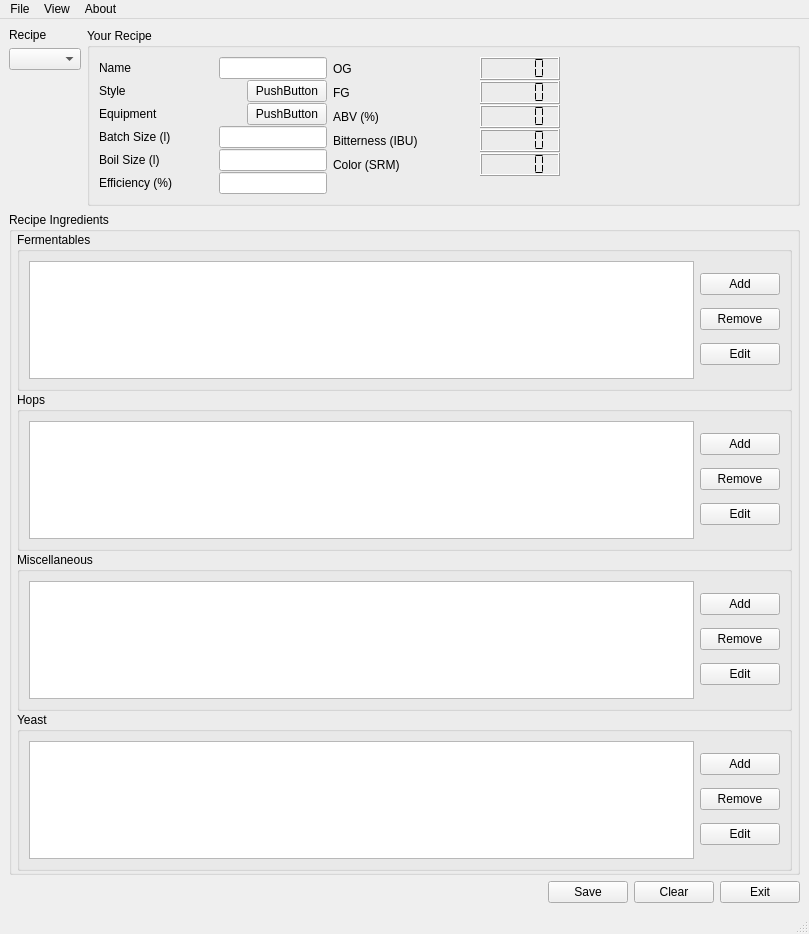
<ui version="4.0" >
 <class>mainWindow</class>
 <widget class="QMainWindow" name="mainWindow" >
  <property name="geometry" >
   <rect>
    <x>0</x>
    <y>0</y>
    <width>809</width>
    <height>934</height>
   </rect>
  </property>
  <property name="windowTitle" >
   <string>Brewtarget - 1.0a</string>
  </property>
  <widget class="QWidget" name="centralwidget" >
   <property name="geometry" >
    <rect>
     <x>0</x>
     <y>26</y>
     <width>809</width>
     <height>885</height>
    </rect>
   </property>
   <layout class="QVBoxLayout" name="verticalLayout_9" >
    <item>
     <layout class="QHBoxLayout" name="horizontalLayout_18" >
      <item>
       <layout class="QVBoxLayout" name="verticalLayout_8" >
        <item>
         <widget class="QLabel" name="label_12" >
          <property name="text" >
           <string>Recipe</string>
          </property>
         </widget>
        </item>
        <item>
         <widget class="RecipeComboBox" name="recipeComboBox" />
        </item>
        <item>
         <spacer name="verticalSpacer_2" >
          <property name="orientation" >
           <enum>Qt::Vertical</enum>
          </property>
          <property name="sizeHint" stdset="0" >
           <size>
            <width>20</width>
            <height>40</height>
           </size>
          </property>
         </spacer>
        </item>
       </layout>
      </item>
      <item>
       <widget class="QGroupBox" name="groupBox" >
        <property name="title" >
         <string>Your Recipe</string>
        </property>
        <layout class="QHBoxLayout" name="horizontalLayout_12" >
         <item>
          <layout class="QVBoxLayout" name="verticalLayout_2" >
           <property name="spacing" >
            <number>1</number>
           </property>
           <item>
            <layout class="QHBoxLayout" name="horizontalLayout" >
             <item>
              <widget class="QLabel" name="label" >
               <property name="sizePolicy" >
                <sizepolicy vsizetype="Preferred" hsizetype="Expanding" >
                 <horstretch>20</horstretch>
                 <verstretch>0</verstretch>
                </sizepolicy>
               </property>
               <property name="text" >
                <string>Name</string>
               </property>
              </widget>
             </item>
             <item>
              <widget class="QLineEdit" name="lineEdit_name" >
               <property name="sizePolicy" >
                <sizepolicy vsizetype="Preferred" hsizetype="Minimum" >
                 <horstretch>0</horstretch>
                 <verstretch>0</verstretch>
                </sizepolicy>
               </property>
               <property name="minimumSize" >
                <size>
                 <width>80</width>
                 <height>0</height>
                </size>
               </property>
              </widget>
             </item>
            </layout>
           </item>
           <item>
            <layout class="QHBoxLayout" name="horizontalLayout_2" >
             <item>
              <widget class="QLabel" name="label_2" >
               <property name="sizePolicy" >
                <sizepolicy vsizetype="Preferred" hsizetype="Preferred" >
                 <horstretch>20</horstretch>
                 <verstretch>0</verstretch>
                </sizepolicy>
               </property>
               <property name="text" >
                <string>Style</string>
               </property>
              </widget>
             </item>
             <item>
              <widget class="QPushButton" name="pushButton_style" >
               <property name="sizePolicy" >
                <sizepolicy vsizetype="Fixed" hsizetype="Expanding" >
                 <horstretch>0</horstretch>
                 <verstretch>0</verstretch>
                </sizepolicy>
               </property>
               <property name="text" >
                <string>PushButton</string>
               </property>
              </widget>
             </item>
            </layout>
           </item>
           <item>
            <layout class="QHBoxLayout" name="horizontalLayout_3" >
             <item>
              <widget class="QLabel" name="label_3" >
               <property name="sizePolicy" >
                <sizepolicy vsizetype="Preferred" hsizetype="Preferred" >
                 <horstretch>20</horstretch>
                 <verstretch>0</verstretch>
                </sizepolicy>
               </property>
               <property name="text" >
                <string>Equipment</string>
               </property>
              </widget>
             </item>
             <item>
              <widget class="QPushButton" name="pushButton_equipment" >
               <property name="sizePolicy" >
                <sizepolicy vsizetype="Fixed" hsizetype="Expanding" >
                 <horstretch>0</horstretch>
                 <verstretch>0</verstretch>
                </sizepolicy>
               </property>
               <property name="text" >
                <string>PushButton</string>
               </property>
              </widget>
             </item>
            </layout>
           </item>
           <item>
            <layout class="QHBoxLayout" name="horizontalLayout_4" >
             <item>
              <widget class="QLabel" name="label_4" >
               <property name="sizePolicy" >
                <sizepolicy vsizetype="Preferred" hsizetype="MinimumExpanding" >
                 <horstretch>20</horstretch>
                 <verstretch>0</verstretch>
                </sizepolicy>
               </property>
               <property name="text" >
                <string>Batch Size (l)</string>
               </property>
              </widget>
             </item>
             <item>
              <widget class="QLineEdit" name="lineEdit_batchSize" >
               <property name="sizePolicy" >
                <sizepolicy vsizetype="Preferred" hsizetype="Minimum" >
                 <horstretch>0</horstretch>
                 <verstretch>0</verstretch>
                </sizepolicy>
               </property>
               <property name="minimumSize" >
                <size>
                 <width>80</width>
                 <height>0</height>
                </size>
               </property>
              </widget>
             </item>
            </layout>
           </item>
           <item>
            <layout class="QHBoxLayout" name="horizontalLayout_5" >
             <item>
              <widget class="QLabel" name="label_5" >
               <property name="sizePolicy" >
                <sizepolicy vsizetype="Preferred" hsizetype="MinimumExpanding" >
                 <horstretch>20</horstretch>
                 <verstretch>0</verstretch>
                </sizepolicy>
               </property>
               <property name="text" >
                <string>Boil Size (l)</string>
               </property>
              </widget>
             </item>
             <item>
              <widget class="QLineEdit" name="lineEdit_boilSize" >
               <property name="sizePolicy" >
                <sizepolicy vsizetype="Preferred" hsizetype="Minimum" >
                 <horstretch>0</horstretch>
                 <verstretch>0</verstretch>
                </sizepolicy>
               </property>
               <property name="minimumSize" >
                <size>
                 <width>80</width>
                 <height>0</height>
                </size>
               </property>
              </widget>
             </item>
            </layout>
           </item>
           <item>
            <layout class="QHBoxLayout" name="horizontalLayout_6" >
             <item>
              <widget class="QLabel" name="label_6" >
               <property name="sizePolicy" >
                <sizepolicy vsizetype="Preferred" hsizetype="MinimumExpanding" >
                 <horstretch>20</horstretch>
                 <verstretch>0</verstretch>
                </sizepolicy>
               </property>
               <property name="text" >
                <string>Efficiency (%)</string>
               </property>
              </widget>
             </item>
             <item>
              <widget class="QLineEdit" name="lineEdit_efficiency" >
               <property name="sizePolicy" >
                <sizepolicy vsizetype="Preferred" hsizetype="Minimum" >
                 <horstretch>0</horstretch>
                 <verstretch>0</verstretch>
                </sizepolicy>
               </property>
               <property name="minimumSize" >
                <size>
                 <width>80</width>
                 <height>0</height>
                </size>
               </property>
              </widget>
             </item>
            </layout>
           </item>
          </layout>
         </item>
         <item>
          <layout class="QVBoxLayout" name="verticalLayout" >
           <property name="spacing" >
            <number>1</number>
           </property>
           <item>
            <layout class="QHBoxLayout" name="horizontalLayout_7" >
             <item>
              <widget class="QLabel" name="label_7" >
               <property name="sizePolicy" >
                <sizepolicy vsizetype="Preferred" hsizetype="MinimumExpanding" >
                 <horstretch>0</horstretch>
                 <verstretch>0</verstretch>
                </sizepolicy>
               </property>
               <property name="minimumSize" >
                <size>
                 <width>20</width>
                 <height>0</height>
                </size>
               </property>
               <property name="text" >
                <string>OG</string>
               </property>
              </widget>
             </item>
             <item>
              <widget class="QLCDNumber" name="lcdNumber_og" >
               <property name="sizePolicy" >
                <sizepolicy vsizetype="Minimum" hsizetype="Minimum" >
                 <horstretch>0</horstretch>
                 <verstretch>0</verstretch>
                </sizepolicy>
               </property>
               <property name="minimumSize" >
                <size>
                 <width>80</width>
                 <height>0</height>
                </size>
               </property>
               <property name="segmentStyle" >
                <enum>QLCDNumber::Flat</enum>
               </property>
              </widget>
             </item>
            </layout>
           </item>
           <item>
            <layout class="QHBoxLayout" name="horizontalLayout_8" >
             <item>
              <widget class="QLabel" name="label_8" >
               <property name="sizePolicy" >
                <sizepolicy vsizetype="Preferred" hsizetype="MinimumExpanding" >
                 <horstretch>0</horstretch>
                 <verstretch>0</verstretch>
                </sizepolicy>
               </property>
               <property name="minimumSize" >
                <size>
                 <width>20</width>
                 <height>0</height>
                </size>
               </property>
               <property name="text" >
                <string>FG</string>
               </property>
              </widget>
             </item>
             <item>
              <widget class="QLCDNumber" name="lcdNumber_fg" >
               <property name="sizePolicy" >
                <sizepolicy vsizetype="Minimum" hsizetype="Minimum" >
                 <horstretch>0</horstretch>
                 <verstretch>0</verstretch>
                </sizepolicy>
               </property>
               <property name="minimumSize" >
                <size>
                 <width>80</width>
                 <height>0</height>
                </size>
               </property>
               <property name="segmentStyle" >
                <enum>QLCDNumber::Flat</enum>
               </property>
              </widget>
             </item>
            </layout>
           </item>
           <item>
            <layout class="QHBoxLayout" name="horizontalLayout_9" >
             <item>
              <widget class="QLabel" name="label_9" >
               <property name="sizePolicy" >
                <sizepolicy vsizetype="Preferred" hsizetype="MinimumExpanding" >
                 <horstretch>0</horstretch>
                 <verstretch>0</verstretch>
                </sizepolicy>
               </property>
               <property name="minimumSize" >
                <size>
                 <width>20</width>
                 <height>0</height>
                </size>
               </property>
               <property name="text" >
                <string>ABV (%)</string>
               </property>
              </widget>
             </item>
             <item>
              <widget class="QLCDNumber" name="lcdNumber_abv" >
               <property name="sizePolicy" >
                <sizepolicy vsizetype="Minimum" hsizetype="Minimum" >
                 <horstretch>0</horstretch>
                 <verstretch>0</verstretch>
                </sizepolicy>
               </property>
               <property name="minimumSize" >
                <size>
                 <width>80</width>
                 <height>0</height>
                </size>
               </property>
               <property name="segmentStyle" >
                <enum>QLCDNumber::Flat</enum>
               </property>
              </widget>
             </item>
            </layout>
           </item>
           <item>
            <layout class="QHBoxLayout" name="horizontalLayout_10" >
             <item>
              <widget class="QLabel" name="label_10" >
               <property name="sizePolicy" >
                <sizepolicy vsizetype="Preferred" hsizetype="MinimumExpanding" >
                 <horstretch>0</horstretch>
                 <verstretch>0</verstretch>
                </sizepolicy>
               </property>
               <property name="minimumSize" >
                <size>
                 <width>20</width>
                 <height>0</height>
                </size>
               </property>
               <property name="text" >
                <string>Bitterness (IBU)</string>
               </property>
              </widget>
             </item>
             <item>
              <widget class="QLCDNumber" name="lcdNumber_ibu" >
               <property name="sizePolicy" >
                <sizepolicy vsizetype="Minimum" hsizetype="Minimum" >
                 <horstretch>0</horstretch>
                 <verstretch>0</verstretch>
                </sizepolicy>
               </property>
               <property name="minimumSize" >
                <size>
                 <width>80</width>
                 <height>0</height>
                </size>
               </property>
               <property name="segmentStyle" >
                <enum>QLCDNumber::Flat</enum>
               </property>
              </widget>
             </item>
            </layout>
           </item>
           <item>
            <layout class="QHBoxLayout" name="horizontalLayout_11" >
             <item>
              <widget class="QLabel" name="label_11" >
               <property name="sizePolicy" >
                <sizepolicy vsizetype="Preferred" hsizetype="MinimumExpanding" >
                 <horstretch>0</horstretch>
                 <verstretch>0</verstretch>
                </sizepolicy>
               </property>
               <property name="minimumSize" >
                <size>
                 <width>20</width>
                 <height>0</height>
                </size>
               </property>
               <property name="text" >
                <string>Color (SRM)</string>
               </property>
              </widget>
             </item>
             <item>
              <widget class="QLCDNumber" name="lcdNumber_srm" >
               <property name="sizePolicy" >
                <sizepolicy vsizetype="Minimum" hsizetype="Minimum" >
                 <horstretch>0</horstretch>
                 <verstretch>0</verstretch>
                </sizepolicy>
               </property>
               <property name="minimumSize" >
                <size>
                 <width>80</width>
                 <height>0</height>
                </size>
               </property>
               <property name="segmentStyle" >
                <enum>QLCDNumber::Flat</enum>
               </property>
              </widget>
             </item>
            </layout>
           </item>
           <item>
            <spacer name="verticalSpacer" >
             <property name="orientation" >
              <enum>Qt::Vertical</enum>
             </property>
             <property name="sizeHint" stdset="0" >
              <size>
               <width>20</width>
               <height>40</height>
              </size>
             </property>
            </spacer>
           </item>
          </layout>
         </item>
         <item>
          <spacer name="horizontalSpacer" >
           <property name="orientation" >
            <enum>Qt::Horizontal</enum>
           </property>
           <property name="sizeHint" stdset="0" >
            <size>
             <width>40</width>
             <height>20</height>
            </size>
           </property>
          </spacer>
         </item>
        </layout>
       </widget>
      </item>
     </layout>
    </item>
    <item>
     <widget class="QGroupBox" name="groupBox_2" >
      <property name="title" >
       <string>Recipe Ingredients</string>
      </property>
      <layout class="QVBoxLayout" name="verticalLayout_7" >
       <property name="spacing" >
        <number>1</number>
       </property>
       <property name="leftMargin" >
        <number>5</number>
       </property>
       <property name="topMargin" >
        <number>0</number>
       </property>
       <property name="rightMargin" >
        <number>5</number>
       </property>
       <property name="bottomMargin" >
        <number>1</number>
       </property>
       <item>
        <widget class="QGroupBox" name="groupBox_3" >
         <property name="title" >
          <string>Fermentables</string>
         </property>
         <layout class="QHBoxLayout" name="horizontalLayout_13" >
          <item>
           <widget class="FermentableTableWidget" name="fermentableTable" >
            <property name="sizePolicy" >
             <sizepolicy vsizetype="Expanding" hsizetype="Expanding" >
              <horstretch>0</horstretch>
              <verstretch>0</verstretch>
             </sizepolicy>
            </property>
            <property name="minimumSize" >
             <size>
              <width>0</width>
              <height>20</height>
             </size>
            </property>
           </widget>
          </item>
          <item>
           <layout class="QVBoxLayout" name="verticalLayout_3" >
            <property name="spacing" >
             <number>1</number>
            </property>
            <item>
             <widget class="QPushButton" name="pushButton_addFerm" >
              <property name="text" >
               <string>Add</string>
              </property>
             </widget>
            </item>
            <item>
             <widget class="QPushButton" name="pushButton_removeFerm" >
              <property name="text" >
               <string>Remove</string>
              </property>
             </widget>
            </item>
            <item>
             <widget class="QPushButton" name="pushButton_editFerm" >
              <property name="text" >
               <string>Edit</string>
              </property>
             </widget>
            </item>
           </layout>
          </item>
         </layout>
        </widget>
       </item>
       <item>
        <widget class="QGroupBox" name="groupBox_4" >
         <property name="title" >
          <string>Hops</string>
         </property>
         <layout class="QHBoxLayout" name="horizontalLayout_14" >
          <item>
           <widget class="HopTableWidget" name="hopTable" />
          </item>
          <item>
           <layout class="QVBoxLayout" name="verticalLayout_4" >
            <property name="spacing" >
             <number>1</number>
            </property>
            <item>
             <widget class="QPushButton" name="pushButton_addHop" >
              <property name="text" >
               <string>Add</string>
              </property>
             </widget>
            </item>
            <item>
             <widget class="QPushButton" name="pushButton_removeHop" >
              <property name="text" >
               <string>Remove</string>
              </property>
             </widget>
            </item>
            <item>
             <widget class="QPushButton" name="pushButton_editHop" >
              <property name="text" >
               <string>Edit</string>
              </property>
             </widget>
            </item>
           </layout>
          </item>
         </layout>
        </widget>
       </item>
       <item>
        <widget class="QGroupBox" name="groupBox_5" >
         <property name="title" >
          <string>Miscellaneous</string>
         </property>
         <layout class="QHBoxLayout" name="horizontalLayout_15" >
          <item>
           <widget class="MiscTableWidget" name="miscTable" />
          </item>
          <item>
           <layout class="QVBoxLayout" name="verticalLayout_5" >
            <property name="spacing" >
             <number>1</number>
            </property>
            <item>
             <widget class="QPushButton" name="pushButton_addMisc" >
              <property name="text" >
               <string>Add</string>
              </property>
             </widget>
            </item>
            <item>
             <widget class="QPushButton" name="pushButton_removeMisc" >
              <property name="text" >
               <string>Remove</string>
              </property>
             </widget>
            </item>
            <item>
             <widget class="QPushButton" name="pushButton_editMisc" >
              <property name="text" >
               <string>Edit</string>
              </property>
             </widget>
            </item>
           </layout>
          </item>
         </layout>
        </widget>
       </item>
       <item>
        <widget class="QGroupBox" name="groupBox_6" >
         <property name="title" >
          <string>Yeast</string>
         </property>
         <layout class="QHBoxLayout" name="horizontalLayout_16" >
          <item>
           <widget class="YeastTableWidget" name="yeastTable" />
          </item>
          <item>
           <layout class="QVBoxLayout" name="verticalLayout_6" >
            <property name="spacing" >
             <number>1</number>
            </property>
            <item>
             <widget class="QPushButton" name="pushButton_addYeast" >
              <property name="text" >
               <string>Add</string>
              </property>
             </widget>
            </item>
            <item>
             <widget class="QPushButton" name="pushButton_removeYeast" >
              <property name="text" >
               <string>Remove</string>
              </property>
             </widget>
            </item>
            <item>
             <widget class="QPushButton" name="pushButton_editYeast" >
              <property name="text" >
               <string>Edit</string>
              </property>
             </widget>
            </item>
           </layout>
          </item>
         </layout>
        </widget>
       </item>
      </layout>
     </widget>
    </item>
    <item>
     <layout class="QHBoxLayout" name="horizontalLayout_17" >
      <item>
       <spacer name="horizontalSpacer_2" >
        <property name="orientation" >
         <enum>Qt::Horizontal</enum>
        </property>
        <property name="sizeHint" stdset="0" >
         <size>
          <width>40</width>
          <height>20</height>
         </size>
        </property>
       </spacer>
      </item>
      <item>
       <widget class="QPushButton" name="pushButton_save" >
        <property name="text" >
         <string>Save</string>
        </property>
       </widget>
      </item>
      <item>
       <widget class="QPushButton" name="pushButton_clear" >
        <property name="text" >
         <string>Clear</string>
        </property>
       </widget>
      </item>
      <item>
       <widget class="QPushButton" name="pushButton_exit" >
        <property name="text" >
         <string>Exit</string>
        </property>
       </widget>
      </item>
     </layout>
    </item>
   </layout>
  </widget>
  <widget class="QMenuBar" name="menubar" >
   <property name="geometry" >
    <rect>
     <x>0</x>
     <y>0</y>
     <width>809</width>
     <height>26</height>
    </rect>
   </property>
   <widget class="QMenu" name="menuFile" >
    <property name="title" >
     <string>File</string>
    </property>
    <addaction name="actionNewRecipe" />
    <addaction name="separator" />
    <addaction name="actionExportRecipe" />
   </widget>
   <widget class="QMenu" name="menuAbout" >
    <property name="title" >
     <string>About</string>
    </property>
    <addaction name="actionAbout_BrewTarget" />
   </widget>
   <widget class="QMenu" name="menuView" >
    <property name="title" >
     <string>View</string>
    </property>
    <addaction name="actionFermentables" />
    <addaction name="actionHops" />
    <addaction name="actionMiscs" />
    <addaction name="actionYeasts" />
   </widget>
   <addaction name="menuFile" />
   <addaction name="menuView" />
   <addaction name="menuAbout" />
  </widget>
  <widget class="QStatusBar" name="statusbar" >
   <property name="geometry" >
    <rect>
     <x>0</x>
     <y>911</y>
     <width>809</width>
     <height>23</height>
    </rect>
   </property>
  </widget>
  <action name="actionAbout_BrewTarget" >
   <property name="text" >
    <string>About BrewTarget</string>
   </property>
  </action>
  <action name="actionExportRecipe" >
   <property name="text" >
    <string>Export Recipe</string>
   </property>
  </action>
  <action name="actionNewRecipe" >
   <property name="text" >
    <string>New Recipe</string>
   </property>
  </action>
  <action name="actionFermentables" >
   <property name="text" >
    <string>Fermentables</string>
   </property>
  </action>
  <action name="actionHops" >
   <property name="text" >
    <string>Hops</string>
   </property>
  </action>
  <action name="actionMiscs" >
   <property name="text" >
    <string>Miscs</string>
   </property>
  </action>
  <action name="actionYeasts" >
   <property name="text" >
    <string>Yeasts</string>
   </property>
  </action>
 </widget>
 <customwidgets>
  <customwidget>
   <class>FermentableTableWidget</class>
   <extends>QTableView</extends>
   <header>FermentableTableWidget.h</header>
  </customwidget>
  <customwidget>
   <class>HopTableWidget</class>
   <extends>QTableView</extends>
   <header>HopTableWidget.h</header>
  </customwidget>
  <customwidget>
   <class>MiscTableWidget</class>
   <extends>QTableView</extends>
   <header>MiscTableWidget.h</header>
  </customwidget>
  <customwidget>
   <class>RecipeComboBox</class>
   <extends>QComboBox</extends>
   <header>RecipeComboBox.h</header>
  </customwidget>
  <customwidget>
   <class>YeastTableWidget</class>
   <extends>QTableView</extends>
   <header>YeastTableWidget.h</header>
  </customwidget>
 </customwidgets>
 <resources/>
 <connections/>
</ui>
